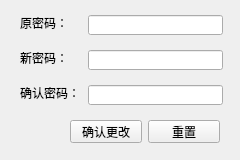
<?xml version="1.0" encoding="UTF-8"?>
<ui version="4.0">
 <class>ChgPswWindow</class>
 <widget class="QWidget" name="ChgPswWindow">
  <property name="geometry">
   <rect>
    <x>0</x>
    <y>0</y>
    <width>240</width>
    <height>160</height>
   </rect>
  </property>
  <property name="sizePolicy">
   <sizepolicy hsizetype="Fixed" vsizetype="Fixed">
    <horstretch>0</horstretch>
    <verstretch>0</verstretch>
   </sizepolicy>
  </property>
  <property name="windowTitle">
   <string>修改密码</string>
  </property>
  <widget class="QLabel" name="Label_OldPsw">
   <property name="geometry">
    <rect>
     <x>20</x>
     <y>15</y>
     <width>60</width>
     <height>16</height>
    </rect>
   </property>
   <property name="text">
    <string>原密码：</string>
   </property>
  </widget>
  <widget class="QLineEdit" name="Text_OldPsw">
   <property name="geometry">
    <rect>
     <x>88</x>
     <y>15</y>
     <width>135</width>
     <height>20</height>
    </rect>
   </property>
   <property name="echoMode">
    <enum>QLineEdit::Password</enum>
   </property>
  </widget>
  <widget class="QLabel" name="Label_NewPsw">
   <property name="geometry">
    <rect>
     <x>20</x>
     <y>50</y>
     <width>60</width>
     <height>16</height>
    </rect>
   </property>
   <property name="text">
    <string>新密码：</string>
   </property>
  </widget>
  <widget class="QLineEdit" name="Text_NewPsw">
   <property name="geometry">
    <rect>
     <x>88</x>
     <y>50</y>
     <width>135</width>
     <height>20</height>
    </rect>
   </property>
   <property name="echoMode">
    <enum>QLineEdit::Password</enum>
   </property>
  </widget>
  <widget class="QLabel" name="Label_CheckPsw">
   <property name="geometry">
    <rect>
     <x>20</x>
     <y>85</y>
     <width>60</width>
     <height>16</height>
    </rect>
   </property>
   <property name="text">
    <string>确认密码：</string>
   </property>
  </widget>
  <widget class="QLineEdit" name="Text_CheckPsw">
   <property name="geometry">
    <rect>
     <x>88</x>
     <y>85</y>
     <width>135</width>
     <height>20</height>
    </rect>
   </property>
   <property name="echoMode">
    <enum>QLineEdit::Password</enum>
   </property>
  </widget>
  <widget class="QPushButton" name="Btn_OK">
   <property name="geometry">
    <rect>
     <x>70</x>
     <y>120</y>
     <width>72</width>
     <height>23</height>
    </rect>
   </property>
   <property name="text">
    <string>确认更改</string>
   </property>
  </widget>
  <widget class="QPushButton" name="Btn_Clear">
   <property name="geometry">
    <rect>
     <x>148</x>
     <y>120</y>
     <width>72</width>
     <height>23</height>
    </rect>
   </property>
   <property name="text">
    <string>重置</string>
   </property>
  </widget>
 </widget>
 <resources/>
 <connections/>
</ui>
